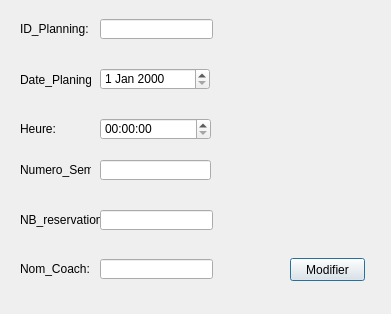
<?xml version="1.0" encoding="UTF-8"?>
<ui version="4.0">
 <class>modifierprogrammes</class>
 <widget class="QDialog" name="modifierprogrammes">
  <property name="geometry">
   <rect>
    <x>0</x>
    <y>0</y>
    <width>391</width>
    <height>314</height>
   </rect>
  </property>
  <property name="windowTitle">
   <string>modifier programme</string>
  </property>
  <property name="windowIcon">
   <iconset>
    <normaloff>../../Desktop/New folder/favicon.ico</normaloff>../../Desktop/New folder/favicon.ico</iconset>
  </property>
  <widget class="QLabel" name="label_14">
   <property name="geometry">
    <rect>
     <x>20</x>
     <y>19</y>
     <width>81</width>
     <height>20</height>
    </rect>
   </property>
   <property name="text">
    <string>ID_Planning:</string>
   </property>
  </widget>
  <widget class="QLabel" name="label_10">
   <property name="geometry">
    <rect>
     <x>20</x>
     <y>160</y>
     <width>71</width>
     <height>20</height>
    </rect>
   </property>
   <property name="text">
    <string>Numero_Sem:</string>
   </property>
  </widget>
  <widget class="QLabel" name="label_13">
   <property name="geometry">
    <rect>
     <x>20</x>
     <y>119</y>
     <width>41</width>
     <height>20</height>
    </rect>
   </property>
   <property name="text">
    <string>Heure:</string>
   </property>
  </widget>
  <widget class="QTimeEdit" name="Heure2">
   <property name="geometry">
    <rect>
     <x>100</x>
     <y>118</y>
     <width>111</width>
     <height>22</height>
    </rect>
   </property>
  </widget>
  <widget class="QLabel" name="label_12">
   <property name="geometry">
    <rect>
     <x>20</x>
     <y>69</y>
     <width>71</width>
     <height>21</height>
    </rect>
   </property>
   <property name="text">
    <string>Date_Planing:</string>
   </property>
  </widget>
  <widget class="QPushButton" name="modifierProgrammes_2">
   <property name="geometry">
    <rect>
     <x>290</x>
     <y>258</y>
     <width>75</width>
     <height>23</height>
    </rect>
   </property>
   <property name="text">
    <string>Modifier</string>
   </property>
  </widget>
  <widget class="QLineEdit" name="Numero_Sem2">
   <property name="geometry">
    <rect>
     <x>100</x>
     <y>160</y>
     <width>111</width>
     <height>20</height>
    </rect>
   </property>
   <property name="text">
    <string/>
   </property>
  </widget>
  <widget class="QLabel" name="label_11">
   <property name="geometry">
    <rect>
     <x>20</x>
     <y>209</y>
     <width>81</width>
     <height>21</height>
    </rect>
   </property>
   <property name="text">
    <string>NB_reservation:</string>
   </property>
  </widget>
  <widget class="QLabel" name="label_15">
   <property name="geometry">
    <rect>
     <x>20</x>
     <y>258</y>
     <width>81</width>
     <height>21</height>
    </rect>
   </property>
   <property name="text">
    <string>Nom_Coach:</string>
   </property>
  </widget>
  <widget class="QDateEdit" name="Date_Planning2">
   <property name="geometry">
    <rect>
     <x>100</x>
     <y>68</y>
     <width>110</width>
     <height>22</height>
    </rect>
   </property>
  </widget>
  <widget class="QLineEdit" name="Nom_Coach2">
   <property name="geometry">
    <rect>
     <x>100</x>
     <y>259</y>
     <width>113</width>
     <height>20</height>
    </rect>
   </property>
   <property name="text">
    <string/>
   </property>
  </widget>
  <widget class="QLineEdit" name="ID_Planning2">
   <property name="geometry">
    <rect>
     <x>100</x>
     <y>19</y>
     <width>113</width>
     <height>20</height>
    </rect>
   </property>
   <property name="text">
    <string/>
   </property>
  </widget>
  <widget class="QLineEdit" name="NB_reservation2">
   <property name="geometry">
    <rect>
     <x>100</x>
     <y>210</y>
     <width>113</width>
     <height>20</height>
    </rect>
   </property>
   <property name="text">
    <string/>
   </property>
  </widget>
 </widget>
 <resources/>
 <connections/>
</ui>
